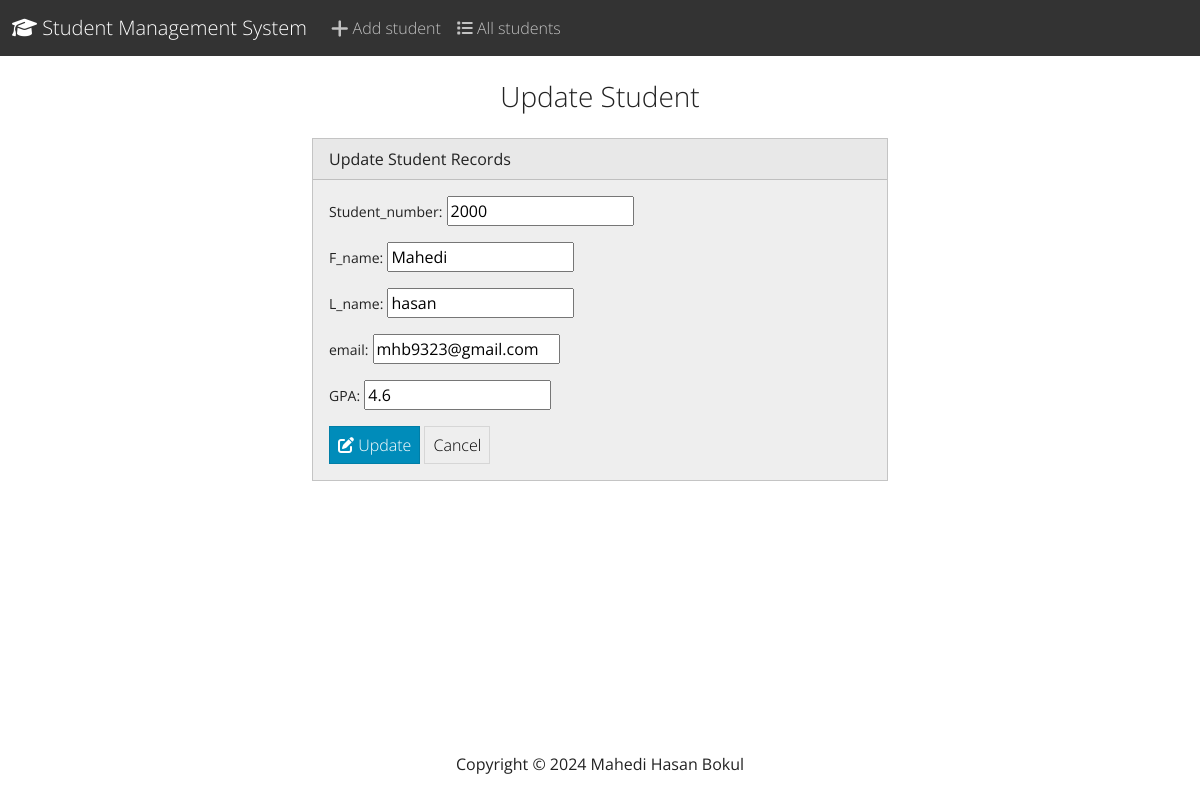
The page /edit/5/ on the database its author committed.
### student/models.py (models this page shows, shortened)
class Student(models.Model):
    Student_number = models.PositiveIntegerField()
    F_name = models.CharField(max_length=200)
    L_name = models.CharField(max_length=200)
    email =models.EmailField(max_length=70)
    gpa = models.FloatField()

### student/views.py (the view)
# urls.py: path('edit/<int:id>/', views.edit, name='edit'),
def edit(request, id):
    student = get_object_or_404(Student, pk=id)
    if request.method == "POST":
        form = StudentForm(request.POST, instance=student)
        if form.is_valid():
            form.save()
            return render(request, 'student/edit.html', {
                'form': form,
                'success': True
            })
    else:
        form = StudentForm(instance=student)
    return render(request, 'student/edit.html', {
        'form': form,
        'student': student
    })

### student/forms.py
class StudentForm(forms.ModelForm):
    class Meta:
        model = Student
        fields = ["Student_number", "F_name", "L_name","email", "gpa"]
        labels = {
            "Student_number" : "Student_number",
            "F_name": "F_name",
            "L_name" : "L_name",
            "email": "email",
            "gpa": "GPA",
        }

### student/templates/student/edit.html (shortened to what this page needs)
{% extends "student/base.html" %}
{% block body %}
    <h3 class="text-center m-4">Update Student</h3>
    {% if success %}
    <div class="alert alert-success" role="alert">
        The new student Update successfully.
        <a href="{% url 'home' %}" class="alert-link">Go to home page</a>
    </div>
    {% else %}
    <div class="row justify-content-center">
        <div class="col-6">
            <div class="card bg-light mb-3">
                <div class="card-header">
                    Update Student Records
                </div>
                <div class="card-body">
                    <form action="" method="POST">
                        {{ form.as_p }}
                        <button type="submit" class="btn btn-primary"><i class="fa-solid fa-pen-to-square"></i> Update</button>
                        <a href="{% url 'home' %}" class="btn btn-secondary">Cancel</a>
                    </form>
                </div>
            </div>
        </div>
    </div>
    {% endif %}
{% endblock body %}

### rows shown on the page
Student: Student_number "2000", F_name "Mahedi", L_name "hasan", email "mhb9323@gmail.com", gpa "4.6"
